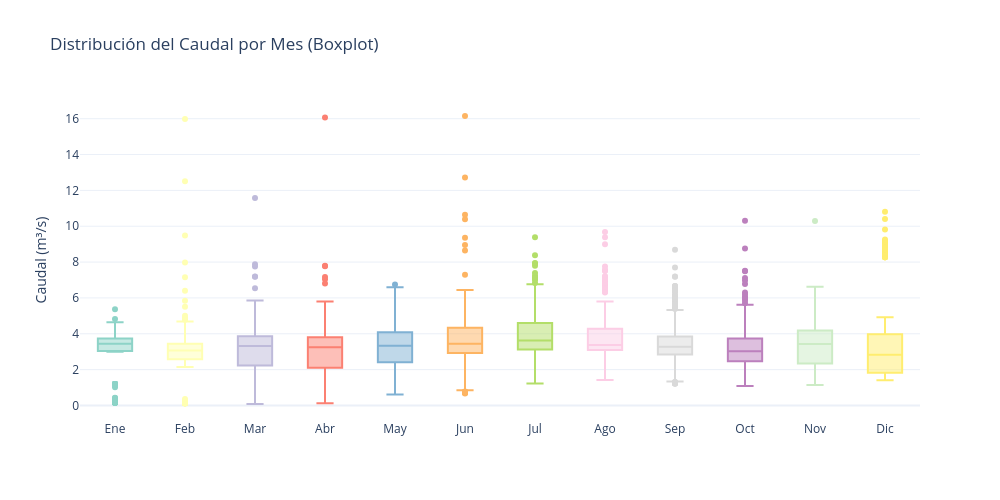

Notebook source saved alongside this figure:
### Code cell
# =============================================================================
# CONCEPTO: Boxplot mensual — variabilidad intra-mensual y comparación entre meses
# -----------------------------------------------------------------------------
# El promedio mensual multianual (gráfico anterior) muestra el valor central
# de cada mes, pero no comunica la variabilidad. Dos meses pueden tener el
# mismo promedio pero distribuciones muy distintas.
#
# El boxplot mensual muestra, para cada mes:
#   - Mediana: valor central del caudal en ese mes.
#   - Caja (Q1–Q3): rango donde se concentra el 50% de los datos.
#   - Bigotes: valores dentro de 1.5 × IQR (no outliers).
#   - Puntos: outliers del mes (valores extremos inusuales).
#
# Esto permite identificar:
#   - Meses con alta variabilidad interanual (caja grande) → difíciles de predecir.
#   - Meses con valores extremos (outliers) → picos de crecida específicos.
#   - Diferencias en la forma de la distribución entre temporada seca y lluviosa.
#
# Preparación:
#   df_monthly["Mes_num"] = df_monthly.index.month: extrae el número de mes del
#     DatetimeIndex directamente.
#   .map(dict(enumerate(meses, 1))): crea el diccionario {1:'Ene', 2:'Feb', ...}
#     y lo aplica para obtener la etiqueta de mes textual.
#
# color="Mes" + color_discrete_sequence: asigna un color único a cada mes para
#   distinguirlos visualmente; showlegend=False evita redundancia con el eje X.
#
# CRITERIO DE USO: Usar el boxplot mensual junto al promedio mensual para tener
# una visión completa: cuánto llueve en promedio (climatología) y qué tan
# variable es ese comportamiento año a año (variabilidad interanual).
# =============================================================================

df_monthly = df.copy()

# Extracción de mes usando el DatetimeIndex (no requiere columna de fecha separada)
df_monthly["Mes_num"] = df_monthly.index.month

# Mapeo número → etiqueta: dict(enumerate(meses, 1)) genera {1:'Ene', 2:'Feb', ...}
df_monthly["Mes"] = df_monthly["Mes_num"].map(dict(enumerate(meses, 1)))

fig = px.box(
    df_monthly.reset_index(),   # reset_index() expone Fecha para el hover
    x="Mes",
    y="Caudal",
    title="Distribución del Caudal por Mes (Boxplot)",
    labels={"Caudal": "Caudal (m³/s)", "Mes": ""},
    color="Mes",                                           # Color único por mes
    color_discrete_sequence=px.colors.qualitative.Set3,
    category_orders={"Mes": meses},                        # Orden cronológico forzado
)
fig.update_layout(width=1000, height=500, showlegend=False)
fig.show()

### Figure 1 — Plotly figure (JSON) as saved in the notebook; plotly's stock layout.template omitted (floating-point values rounded to 4 significant figures; data arrays with more than 128 entries replaced by an {"elided": "..."} marker saying what was removed)
{"data": [{"alignmentgroup": "True", "hovertemplate": "=%{x}<br>Caudal (m³/s)=%{y}<extra></extra>", "legendgroup": "Ene", "marker": {"color": "rgb(141,211,199)"}, "name": "Ene", "notched": false, "offsetgroup": "Ene", "orientation": "v", "showlegend": true, "type": "box", "x": {"elided": "196 str values"}, "x0": " ", "xaxis": "x", "y": {"elided": "196 float values"}, "y0": " ", "yaxis": "y"}, {"alignmentgroup": "True", "hovertemplate": "=%{x}<br>Caudal (m³/s)=%{y}<extra></extra>", "legendgroup": "Feb", "marker": {"color": "rgb(255,255,179)"}, "name": "Feb", "notched": false, "offsetgroup": "Feb", "orientation": "v", "showlegend": true, "type": "box", "x": {"elided": "185 str values"}, "x0": " ", "xaxis": "x", "y": {"elided": "185 float values"}, "y0": " ", "yaxis": "y"}, {"alignmentgroup": "True", "hovertemplate": "=%{x}<br>Caudal (m³/s)=%{y}<extra></extra>", "legendgroup": "Mar", "marker": {"color": "rgb(190,186,218)"}, "name": "Mar", "notched": false, "offsetgroup": "Mar", "orientation": "v", "showlegend": true, "type": "box", "x": {"elided": "241 str values"}, "x0": " ", "xaxis": "x", "y": {"elided": "241 float values"}, "y0": " ", "yaxis": "y"}, {"alignmentgroup": "True", "hovertemplate": "=%{x}<br>Caudal (m³/s)=%{y}<extra></extra>", "legendgroup": "Abr", "marker": {"color": "rgb(251,128,114)"}, "name": "Abr", "notched": false, "offsetgroup": "Abr", "orientation": "v", "showlegend": true, "type": "box", "x": {"elided": "240 str values"}, "x0": " ", "xaxis": "x", "y": {"elided": "240 float values"}, "y0": " ", "yaxis": "y"}, {"alignmentgroup": "True", "hovertemplate": "=%{x}<br>Caudal (m³/s)=%{y}<extra></extra>", "legendgroup": "May", "marker": {"color": "rgb(128,177,211)"}, "name": "May", "notched": false, "offsetgroup": "May", "orientation": "v", "showlegend": true, "type": "box", "x": {"elided": "248 str values"}, "x0": " ", "xaxis": "x", "y": {"elided": "248 float values"}, "y0": " ", "yaxis": "y"}, {"alignmentgroup": "True", "hovertemplate": "=%{x}<br>Caudal (m³/s)=%{y}<extra></extra>", "legendgroup": "Jun", "marker": {"color": "rgb(253,180,98)"}, "name": "Jun", "notched": false, "offsetgroup": "Jun", "orientation": "v", "showlegend": true, "type": "box", "x": {"elided": "235 str values"}, "x0": " ", "xaxis": "x", "y": {"elided": "235 float values"}, "y0": " ", "yaxis": "y"}, {"alignmentgroup": "True", "hovertemplate": "=%{x}<br>Caudal (m³/s)=%{y}<extra></extra>", "legendgroup": "Jul", "marker": {"color": "rgb(179,222,105)"}, "name": "Jul", "notched": false, "offsetgroup": "Jul", "orientation": "v", "showlegend": true, "type": "box", "x": {"elided": "245 str values"}, "x0": " ", "xaxis": "x", "y": {"elided": "245 float values"}, "y0": " ", "yaxis": "y"}, {"alignmentgroup": "True", "hovertemplate": "=%{x}<br>Caudal (m³/s)=%{y}<extra></extra>", "legendgroup": "Ago", "marker": {"color": "rgb(252,205,229)"}, "name": "Ago", "notched": false, "offsetgroup": "Ago", "orientation": "v", "showlegend": true, "type": "box", "x": {"elided": "221 str values"}, "x0": " ", "xaxis": "x", "y": {"elided": "221 float values"}, "y0": " ", "yaxis": "y"}, {"alignmentgroup": "True", "hovertemplate": "=%{x}<br>Caudal (m³/s)=%{y}<extra></extra>", "legendgroup": "Sep", "marker": {"color": "rgb(217,217,217)"}, "name": "Sep", "notched": false, "offsetgroup": "Sep", "orientation": "v", "showlegend": true, "type": "box", "x": {"elided": "226 str values"}, "x0": " ", "xaxis": "x", "y": {"elided": "226 float values"}, "y0": " ", "yaxis": "y"}, {"alignmentgroup": "True", "hovertemplate": "=%{x}<br>Caudal (m³/s)=%{y}<extra></extra>", "legendgroup": "Oct", "marker": {"color": "rgb(188,128,189)"}, "name": "Oct", "notched": false, "offsetgroup": "Oct", "orientation": "v", "showlegend": true, "type": "box", "x": {"elided": "244 str values"}, "x0": " ", "xaxis": "x", "y": {"elided": "244 float values"}, "y0": " ", "yaxis": "y"}, {"alignmentgroup": "True", "hovertemplate": "=%{x}<br>Caudal (m³/s)=%{y}<extra></extra>", "legendgroup": "Nov", "marker": {"color": "rgb(204,235,197)"}, "name": "Nov", "notched": false, "offsetgroup": "Nov", "orientation": "v", "showlegend": true, "type": "box", "x": {"elided": "194 str values"}, "x0": " ", "xaxis": "x", "y": {"elided": "194 float values"}, "y0": " ", "yaxis": "y"}, {"alignmentgroup": "True", "hovertemplate": "=%{x}<br>Caudal (m³/s)=%{y}<extra></extra>", "legendgroup": "Dic", "marker": {"color": "rgb(255,237,111)"}, "name": "Dic", "notched": false, "offsetgroup": "Dic", "orientation": "v", "showlegend": true, "type": "box", "x": {"elided": "178 str values"}, "x0": " ", "xaxis": "x", "y": {"elided": "178 float values"}, "y0": " ", "yaxis": "y"}], "layout": {"boxmode": "overlay", "height": 500, "legend": {"title": {"text": ""}, "tracegroupgap": 0}, "showlegend": false, "title": {"text": "Distribución del Caudal por Mes (Boxplot)"}, "width": 1000, "xaxis": {"anchor": "y", "categoryarray": ["Ene", "Feb", "Mar", "Abr", "May", "Jun", "Jul", "Ago", "Sep", "Oct", "Nov", "Dic"], "categoryorder": "array", "domain": [0, 1], "title": {"text": ""}}, "yaxis": {"anchor": "x", "domain": [0, 1], "title": {"text": "Caudal (m³/s)"}}}}
